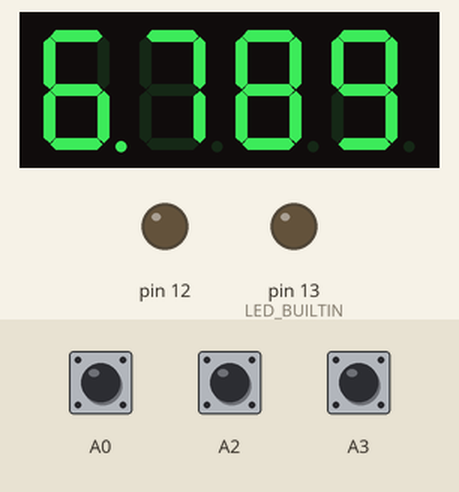
Recording of a sketch running on a simulated Arduino Uno, built with avr-gcc and run on an emulated ATmega328P. On the bench: 4-digit seven-segment display, output pins drawn as LEDs (lit = HIGH). The inputs (shaded band) are chosen by the test bench; at power-on: A2 HIGH, A3 HIGH, A0 HIGH. What the sketch prints to the serial monitor is not drawn.

Above: at 1.2 s.
1.3 s: A2 pulled LOW for 0.15 s
At 1.37 s:
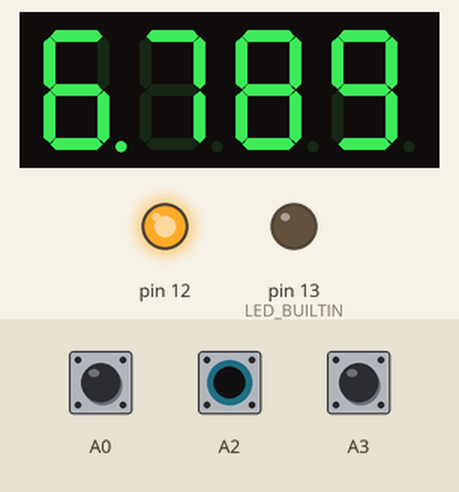
2.9 s: A3 pulled LOW for 0.15 s
At 2.97 s:
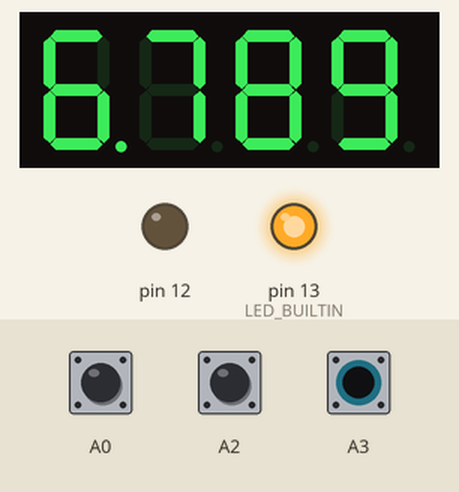
7.6 s: A2 pulled LOW for 1 s
At 8.9 s:
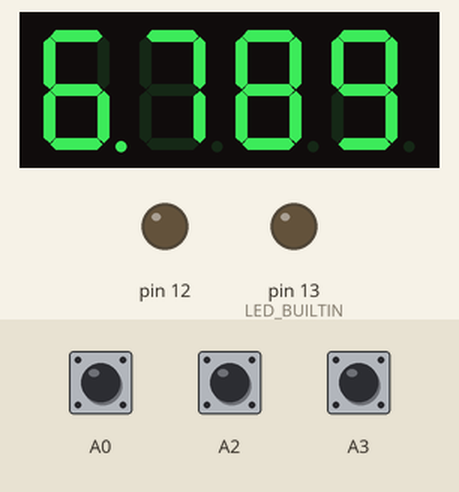
11.6 s: A2 pulled LOW for 3.2 s
At 12.4 s:
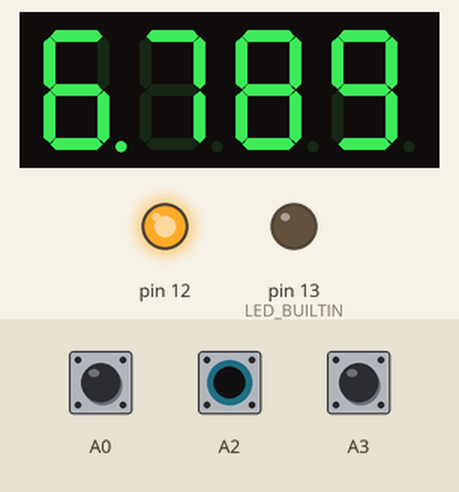
Timing chart, 0 to 16.3 s (numbered marks = the images above; inputs shaded):
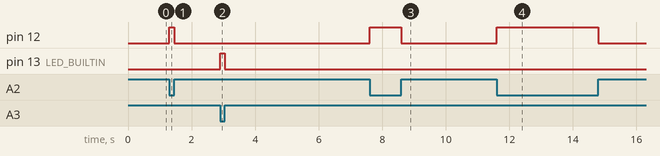

Measured:
- after the input at 1.3 s, pin 12: LOW → HIGH at once, → LOW 0.15 s later
- after the input at 2.9 s, pin 13 (LED_BUILTIN): LOW → HIGH at once, → LOW 0.15 s later
- after the input at 7.6 s, pin 12: LOW → HIGH at once, → LOW 1.0 s later
- after the input at 11.6 s, pin 12: LOW → HIGH at once, → LOW 3.2 s later

The sketch:

CarMounter.ino
```cpp
#include "SevSegShift.h"

class LedSegment : public SevSegShift {

public:
	LedSegment(int ds_pin, int shcp_pin, int stcp_pin, byte *four_digit_pins, byte *eight_segment_pins) : SevSegShift(ds_pin, shcp_pin, stcp_pin, 1, true) {
		this->begin(COMMON_CATHODE, 4, four_digit_pins, eight_segment_pins, false, false, false, false);
	}
};

class UpDownSwitch {

private:
	int upPin;
	int downPin;

public:
	UpDownSwitch(int digital_up_pin, int digital_down_pin) {
		this->upPin = digital_up_pin;
		this->downPin = digital_down_pin;

		pinMode(this->upPin, INPUT_PULLUP);
		pinMode(this->downPin, INPUT_PULLUP);
	}

	bool isUp() { return digitalRead(this->upPin) == LOW; }
	bool isDown() { return digitalRead(this->downPin) == LOW; }
	bool isOff() { return !isUp() && !isDown(); }
};

class Led {

private:
	int pin;

public:
	Led(int digital_pin) {
		this->pin = digital_pin;

		pinMode(this->pin, OUTPUT);
	}

	void on() { digitalWrite(this->pin, HIGH); }
	void off() { digitalWrite(this->pin, LOW); }
};

class MagnetSwitch {

private:
	int pin;

public:
	MagnetSwitch(int digital_pin) {
		this->pin = digital_pin;

		pinMode(this->pin, INPUT_PULLUP);
	}

	bool isOpen() { return digitalRead(this->pin) == HIGH; }
	bool isClosed() { return !isOpen(); }
};

/// --- ///

LedSegment ledSegment(10, 8, 9, new byte[4]{4, 5, 6, 7}, new byte[8]{0, 1, 4, 6, 7, 2, 3, 5});

UpDownSwitch upDownSwitch(A2, A3);

MagnetSwitch magnetSwitch(A0);

Led blueLed(12);
Led redLed(13);

/// --- ///

void setup() {
	Serial.begin(115200);
	digitalWrite(LED_BUILTIN, LOW);

	ledSegment.setNumber(6789, 3);
}

void loop() {

	if (magnetSwitch.isClosed()) {
		redLed.off();
		blueLed.off();
	} else {

		if (upDownSwitch.isUp()) {
			Serial.println("Up");
			blueLed.on();
			redLed.off();
		} else if (upDownSwitch.isDown()) {
			Serial.println("Down");
			redLed.on();
			blueLed.off();
		} else {
			Serial.println("Off");
			redLed.off();
			blueLed.off();
		}
	}

	ledSegment.refreshDisplay();
}
```
